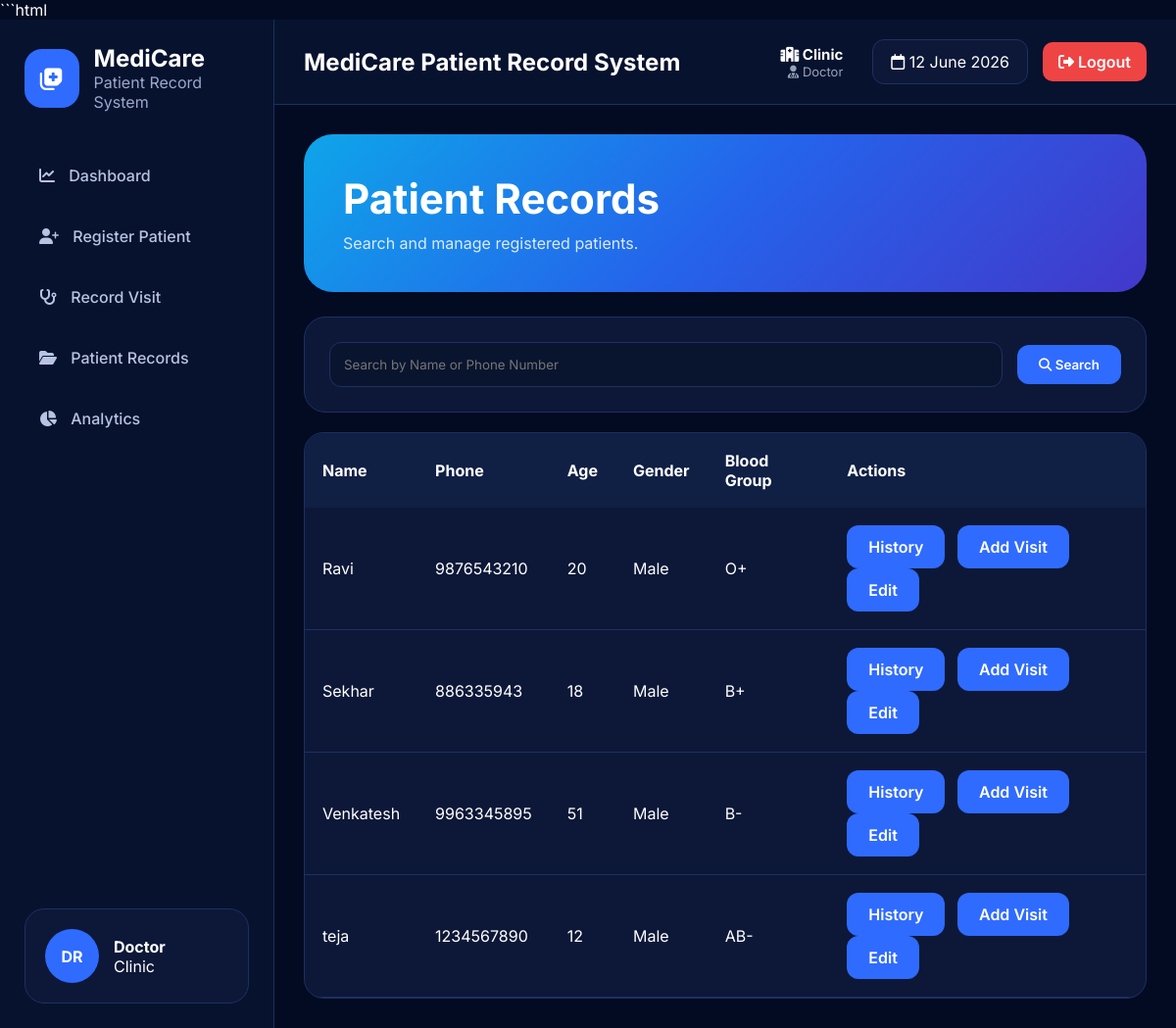
Page /records on the committed database.
### tables this page shows
CREATE TABLE patients(
    phone TEXT PRIMARY KEY,
    name TEXT NOT NULL,
    age INTEGER,
    gender TEXT,
    blood_group TEXT
);

### app.py (the view)
@app.route("/records")
def records():
    search = request.args.get("search", "")
    conn = sqlite3.connect(DB_PATH)
    cursor = conn.cursor()
    if search:
        cursor.execute("""
        SELECT *
        FROM patients
        WHERE name LIKE ?
        OR phone LIKE ?
        ORDER BY name
        """,
        (
            f"%{search}%",
            f"%{search}%"
        ))
    else:
        cursor.execute("""
        SELECT *
        FROM patients
        ORDER BY name
        """)
    patients = cursor.fetchall()
    conn.close()
    return render_template(
        "patient_records.html",
        patients=patients,
        search=search
    )

### templates/patient_records.html (shortened to what this page needs)
{% extends "base.html" %}
{% block content %}
<div class="hero">
    <h1>Patient Records</h1>
    <p>
        Search and manage registered patients.
    </p>
</div>
<div class="card">
    <form
        method="GET"
        action="/records">
        <div class="search-container">
            <input
                type="text"
                name="search"
                value="{{ search }}"
                placeholder="Search by Name or Phone Number">
            <button
                type="submit"
                class="btn">
                <i class="fa-solid fa-magnifying-glass"></i>
                Search
            </button>
        </div>
    </form>
</div>
<br>
<div class="table-container">
    <table>
        <thead>
            <tr>
                <th>Name</th>
                <th>Phone</th>
                <th>Age</th>
                <th>Gender</th>
                <th>Blood Group</th>
                <th>Actions</th>
            </tr>
        </thead>
        <tbody>
            {% for patient in patients %}
            <tr>
                <td>{{ patient[1] }}</td>
                <td>{{ patient[0] }}</td>
                <td>{{ patient[2] }}</td>
                <td>{{ patient[3] }}</td>
                <td>{{ patient[4] }}</td>
                <td>
                    <a
                        href="/history/{{ patient[0] }}"
                        class="btn">
                        History
                    </a>
                    <a
                        href="/consultation?phone={{ patient[0] }}"
                        class="btn">
                        Add Visit
                    </a>
                    <a
                        href="/edit_patient/{{ patient[0] }}"
                        class="btn">
                        Edit
                    </a>
                </td>
            </tr>
            {% endfor %}
        </tbody>
    </table>
</div>
{% endblock %}

### templates/base.html (shortened to what this page needs)
<!DOCTYPE html>
<html lang="en">
<head>
    <link rel="stylesheet"
    href="https://cdnjs.cloudflare.com/ajax/libs/font-awesome/6.5.1/css/all.min.css">
    <link rel="stylesheet"
    href="{{ url_for('static', filename='css/style.css') }}">
</head>
<body>
<div class="container">
    <aside class="sidebar">
        <div class="logo-section">
            <div class="logo-icon">
                <i class="fa-solid fa-notes-medical"></i>
            </div>
            <div>
                <h2>MediCare</h2>
                <p>Patient Record System</p>
            </div>
        </div>
        <nav class="menu">
            <a href="/" class="menu-item">
                <i class="fa-solid fa-chart-line"></i>
                Dashboard
            </a>
            <a href="/register" class="menu-item">
                <i class="fa-solid fa-user-plus"></i>
                Register Patient
            </a>
            <a href="/consultation" class="menu-item">
                <i class="fa-solid fa-stethoscope"></i>
                Record Visit
            </a>
            <a href="/records" class="menu-item">
                <i class="fa-solid fa-folder-open"></i>
                Patient Records
            </a>
            <a href="/analytics" class="menu-item">
                <i class="fa-solid fa-chart-pie"></i>
                Analytics
            </a>
        </nav>
        <div class="doctor-card">
            <div class="doctor-avatar">
                DR
            </div>
            <div>
    <h4>
        {{ session.get('doctor','Doctor') }}
    </h4>
    <p>
        {{ session.get('clinic','Clinic') }}
    </p>
</div>
        </div>
    </aside>
    <main class="main-content">
        <header class="topbar">
            <div class="page-title">
                <h2>MediCare Patient Record System</h2>
            </div>
            <div class="topbar-right">
            <div class="clinic-info">
                <div class="clinic-name">
                    <i class="fa-solid fa-hospital"></i>
                    {{ session.get('clinic','Clinic') }}
        </div>
        <div class="doctor-name">
            <i class="fa-solid fa-user-doctor"></i>
            {{ session.get('doctor','Doctor') }}
        </div>
    </div>
    <div class="date-box">
        <i class="fa-regular fa-calendar"></i>
        <span id="currentDate"></span>
    </div>
    <a href="/logout" class="logout-btn">
        <i class="fa-solid fa-right-from-bracket"></i>
        Logout
    </a>
</div>
        </header>
        <section class="content">
            {% block content %}
            {% endblock %}
        </section>
    </main>
</div>
</body>
</html>

### static/css/style.css (style rules this page uses)
:root { --bg:#020b22; --sidebar:#07122e; --card:#0d1838; --card2:#12214a; --border:#1e2f63; --blue:#2f6bff; --blue2:#4f46e5; --text:#ffffff; --muted:#9aa8cc; }
* { margin:0; padding:0; box-sizing:border-box; font-family:'Inter',sans-serif; }
body { background:var(--bg); color:var(--text); }
a { text-decoration:none; color:inherit; }
.container { display:flex; min-height:100vh; }
.sidebar { width:280px; background:var(--sidebar); border-right:1px solid var(--border); padding:25px; display:flex; flex-direction:column; }
.logo-section { display:flex; align-items:center; gap:15px; margin-bottom:40px; }
.logo-icon { width:60px; height:60px; background:var(--blue); border-radius:18px; display:flex; align-items:center; justify-content:center; color:white; font-size:24px; }
.logo-section h2 { color:white; }
.logo-section p { color:var(--muted); }
.menu { display:flex; flex-direction:column; gap:12px; }
.menu-item { padding:15px; border-radius:14px; color:#b7c3e2; transition:0.3s; font-weight:500; }
.menu-item i { margin-right:10px; }
.doctor-card { margin-top:auto; background:var(--card); border:1px solid var(--border); border-radius:20px; padding:20px; display:flex; gap:15px; align-items:center; }
.doctor-avatar { width:55px; height:55px; border-radius:50%; background:var(--blue); display:flex; align-items:center; justify-content:center; font-weight:bold; }
.main-content { flex:1; }
.topbar { background:var(--sidebar); border-bottom:1px solid var(--border); padding:20px 30px; display:flex; justify-content:space-between; align-items:center; }
.page-title h2 { color:white; }
.date-box { background:var(--card); padding:12px 18px; border-radius:12px; border:1px solid var(--border); color:white; }
.content { padding:30px; }
.hero { background:linear-gradient( 135deg, #0ea5e9, #2563eb, #4338ca ); padding:40px; border-radius:30px; margin-bottom:25px; }
.hero h1 { color:white; font-size:42px; margin-bottom:10px; }
.hero p { color:#dbeafe; }
.card { background:var(--card); border:1px solid var(--border); border-radius:22px; padding:25px; }
input, select, textarea { width:100%; padding:14px; background:#09152f; border:1px solid var(--border); border-radius:12px; color:white; }
.btn { background:var(--blue); color:white; padding:12px 22px; border:none; border-radius:12px; cursor:pointer; display:inline-block; font-weight:600; }
.table-container { background:var(--card); border:1px solid var(--border); border-radius:20px; overflow:hidden; }
table { width:100%; border-collapse:collapse; }
th { background:#09152f; color:white; padding:16px; text-align:left; }
td { padding:16px; border-bottom:1px solid var(--border); }
.search-container { display:flex; gap:15px; align-items:center; }
.search-container input { flex:1; }
th { background:#101f44; color:white; padding:18px; text-align:left; }
td { padding:18px; border-bottom:1px solid var(--border); }
td .btn { margin-right:8px; }
.topbar-right { display:flex; align-items:center; gap:15px; }
.logout-btn { background:#ef4444; color:white; padding:10px 18px; border-radius:10px; text-decoration:none; font-weight:600; transition:0.3s; }
.clinic-info { display:flex; flex-direction:column; align-items:flex-end; margin-right:15px; }
.clinic-name { color:white; font-size:15px; font-weight:700; }
.doctor-name { color:#94a3b8; font-size:13px; }
.logout-btn { background:#ef4444; color:white; padding:10px 16px; border-radius:10px; text-decoration:none; font-weight:600; }

### rows in the picture
patients: name "Ravi", phone "9876543210", age "20", gender "Male", blood_group "O+"
patients: name "Sekhar", phone "886335943", age "18", gender "Male", blood_group "B+"
patients: name "Venkatesh", phone "9963345895", age "51", gender "Male", blood_group "B-"
patients: name "teja", phone "1234567890", age "12", gender "Male", blood_group "AB-"

### other values in the picture
{{ session.get('doctor','Doctor') }} "Doctor"
{{ session.get('clinic','Clinic') }} "Clinic"
